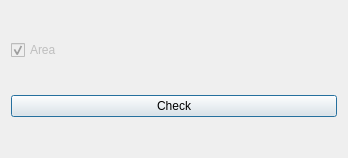
<?xml version="1.0" encoding="UTF-8"?>
<ui version="4.0">
 <class>about</class>
 <widget class="QDialog" name="about">
  <property name="windowModality">
   <enum>Qt::NonModal</enum>
  </property>
  <property name="geometry">
   <rect>
    <x>0</x>
    <y>0</y>
    <width>348</width>
    <height>158</height>
   </rect>
  </property>
  <property name="windowTitle">
   <string>Columns Control</string>
  </property>
  <property name="windowIcon">
   <iconset resource="../../civiltools.qrc">
    <normaloff>:/civiltools/images/columns_control.svg</normaloff>:/civiltools/images/columns_control.svg</iconset>
  </property>
  <property name="modal">
   <bool>false</bool>
  </property>
  <layout class="QVBoxLayout" name="verticalLayout">
   <item>
    <widget class="QCheckBox" name="show_js_table">
     <property name="enabled">
      <bool>false</bool>
     </property>
     <property name="text">
      <string>Area</string>
     </property>
     <property name="checked">
      <bool>true</bool>
     </property>
    </widget>
   </item>
   <item>
    <widget class="QPushButton" name="check">
     <property name="text">
      <string>Check</string>
     </property>
     <property name="icon">
      <iconset resource="../../civiltools.qrc">
       <normaloff>:/civiltools/images/tick.svg</normaloff>:/civiltools/images/tick.svg</iconset>
     </property>
     <property name="iconSize">
      <size>
       <width>100</width>
       <height>100</height>
      </size>
     </property>
    </widget>
   </item>
  </layout>
 </widget>
 <resources>
  <include location="../../civiltools.qrc"/>
 </resources>
 <connections/>
</ui>
